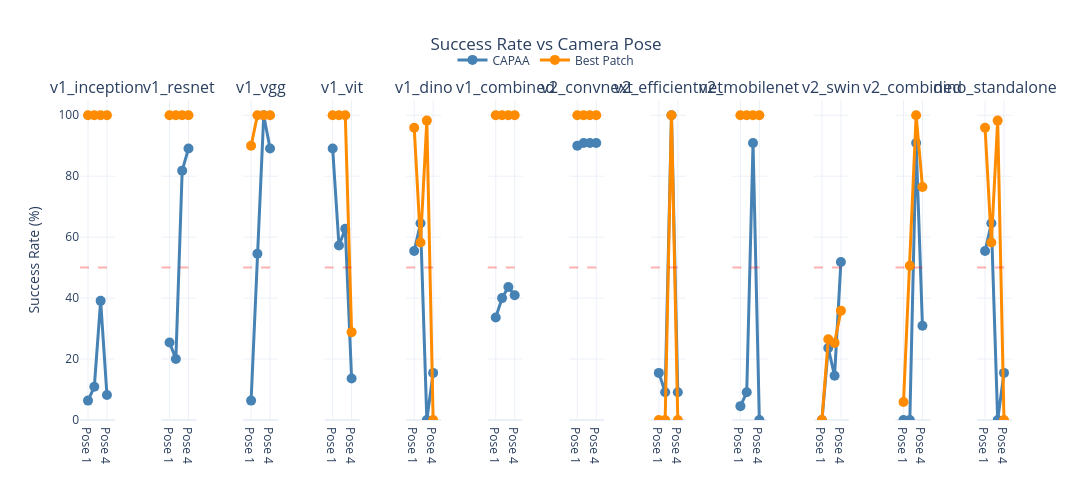
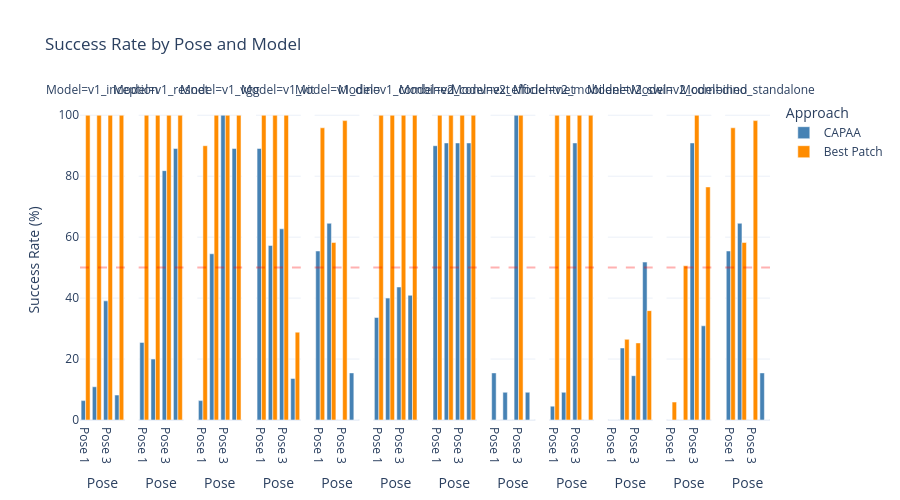

Notebook code for these charts, in order:
### Code cell
# Success Rate vs Pose - Interactive Plotly visualization
# This shows how success rate varies across different camera poses

# Check if multi-pose mode
is_multi_pose_capaa = 'pose_idx' in capaa_df.columns
is_multi_pose_bp = 'pose_idx' in bp_df.columns

if is_multi_pose_capaa and is_multi_pose_bp:
    # Calculate per-pose success rates for each approach
    success_cols = [c for c in capaa_df.columns if c.endswith('_success')]
    
    pose_data = []
    
    for pose_idx in sorted(capaa_df['pose_idx'].unique()):
        # CAPAA pose data
        capaa_pose_df = capaa_df[capaa_df['pose_idx'] == pose_idx]
        for col in success_cols:
            model_name = col.replace('_success', '')
            success_rate = capaa_pose_df[col].mean() * 100
            pose_data.append({
                'Pose': f'Pose {pose_idx + 1}',
                'Pose Index': pose_idx,
                'Model': model_name,
                'Approach': 'CAPAA',
                'Success Rate': success_rate
            })
        
        # Best Patch pose data
        bp_pose_df = bp_df[bp_df['pose_idx'] == pose_idx]
        for col in success_cols:
            model_name = col.replace('_success', '')
            success_rate = bp_pose_df[col].mean() * 100
            pose_data.append({
                'Pose': f'Pose {pose_idx + 1}',
                'Pose Index': pose_idx,
                'Model': model_name,
                'Approach': 'Best Patch',
                'Success Rate': success_rate
            })
    
    pose_df = pd.DataFrame(pose_data)
    
    # Create subplot for each model
    models = pose_df['Model'].unique()
    n_models = len(models)
    
    fig = make_subplots(
        rows=1, cols=n_models,
        subplot_titles=[m for m in models],
        shared_yaxes=True,
        horizontal_spacing=0.05
    )
    
    for idx, model in enumerate(models, 1):
        model_df = pose_df[pose_df['Model'] == model]
        
        # CAPAA line
        capaa_data = model_df[model_df['Approach'] == 'CAPAA'].sort_values('Pose Index')
        fig.add_trace(
            go.Scatter(
                x=capaa_data['Pose'], 
                y=capaa_data['Success Rate'],
                mode='lines+markers',
                name='CAPAA' if idx == 1 else None,
                line=dict(color='#4682B4', width=3),
                marker=dict(size=10),
                showlegend=(idx == 1),
                legendgroup='CAPAA'
            ),
            row=1, col=idx
        )
        
        # Best Patch line
        bp_data = model_df[model_df['Approach'] == 'Best Patch'].sort_values('Pose Index')
        fig.add_trace(
            go.Scatter(
                x=bp_data['Pose'], 
                y=bp_data['Success Rate'],
                mode='lines+markers',
                name='Best Patch' if idx == 1 else None,
                line=dict(color='#FF8C00', width=3),
                marker=dict(size=10),
                showlegend=(idx == 1),
                legendgroup='Best Patch'
            ),
            row=1, col=idx
        )
        
        # Add 50% reference line
        fig.add_hline(y=50, line_dash="dash", line_color="red", opacity=0.3, row=1, col=idx)
    
    fig.update_layout(
        title_text='Success Rate vs Camera Pose',
        title_x=0.5,
        height=500,
        width=400 * n_models,
        template='plotly_white',
        legend=dict(orientation='h', yanchor='bottom', y=1.08, xanchor='center', x=0.5)
    )
    
    fig.update_yaxes(range=[0, 105], title_text='Success Rate (%)', col=1)
    for col in range(2, n_models + 1):
        fig.update_yaxes(range=[0, 105], col=col)
    
    fig.write_html('success_rate_vs_pose.html')
    fig.show()
    print("✓ Success rate vs pose chart saved to 'success_rate_vs_pose.html'")
    
    # Also create a grouped bar chart version
    fig2 = px.bar(
        pose_df,
        x='Pose',
        y='Success Rate',
        color='Approach',
        facet_col='Model',
        barmode='group',
        color_discrete_map={'CAPAA': '#4682B4', 'Best Patch': '#FF8C00'},
        title='Success Rate by Pose and Model',
        labels={'Success Rate': 'Success Rate (%)'}
    )
    
    fig2.update_layout(
        height=500,
        template='plotly_white'
    )
    fig2.add_hline(y=50, line_dash="dash", line_color="red", opacity=0.3)
    fig2.update_yaxes(range=[0, 105])
    
    fig2.write_html('success_rate_vs_pose_bars.html')
    fig2.show()
    print("✓ Bar chart version saved to 'success_rate_vs_pose_bars.html'")
    
else:
    print("⚠ Multi-pose mode not detected. Success rate vs pose chart requires multi-pose data.")
    print("  Re-run batch capture with MULTI_POSE=True and NUM_POSES > 1 to generate this visualization.")

### Figure 1 — Plotly figure (JSON) as saved in the notebook; plotly's stock layout.template omitted (floating-point values rounded to 4 significant figures)
{"data": [{"legendgroup": "CAPAA", "line": {"color": "#4682B4", "width": 3}, "marker": {"size": 10}, "mode": "lines+markers", "name": "CAPAA", "showlegend": true, "type": "scatter", "x": ["Pose 1", "Pose 2", "Pose 3", "Pose 4"], "xaxis": "x", "y": [6.364, 10.91, 39.09, 8.182], "yaxis": "y"}, {"legendgroup": "Best Patch", "line": {"color": "#FF8C00", "width": 3}, "marker": {"size": 10}, "mode": "lines+markers", "name": "Best Patch", "showlegend": true, "type": "scatter", "x": ["Pose 1", "Pose 2", "Pose 3", "Pose 4"], "xaxis": "x", "y": [100, 100, 100, 100], "yaxis": "y"}, {"legendgroup": "CAPAA", "line": {"color": "#4682B4", "width": 3}, "marker": {"size": 10}, "mode": "lines+markers", "showlegend": false, "type": "scatter", "x": ["Pose 1", "Pose 2", "Pose 3", "Pose 4"], "xaxis": "x2", "y": [25.45, 20, 81.82, 89.09], "yaxis": "y2"}, {"legendgroup": "Best Patch", "line": {"color": "#FF8C00", "width": 3}, "marker": {"size": 10}, "mode": "lines+markers", "showlegend": false, "type": "scatter", "x": ["Pose 1", "Pose 2", "Pose 3", "Pose 4"], "xaxis": "x2", "y": [100, 100, 100, 100], "yaxis": "y2"}, {"legendgroup": "CAPAA", "line": {"color": "#4682B4", "width": 3}, "marker": {"size": 10}, "mode": "lines+markers", "showlegend": false, "type": "scatter", "x": ["Pose 1", "Pose 2", "Pose 3", "Pose 4"], "xaxis": "x3", "y": [6.364, 54.55, 100, 89.09], "yaxis": "y3"}, {"legendgroup": "Best Patch", "line": {"color": "#FF8C00", "width": 3}, "marker": {"size": 10}, "mode": "lines+markers", "showlegend": false, "type": "scatter", "x": ["Pose 1", "Pose 2", "Pose 3", "Pose 4"], "xaxis": "x3", "y": [90, 100, 100, 100], "yaxis": "y3"}, {"legendgroup": "CAPAA", "line": {"color": "#4682B4", "width": 3}, "marker": {"size": 10}, "mode": "lines+markers", "showlegend": false, "type": "scatter", "x": ["Pose 1", "Pose 2", "Pose 3", "Pose 4"], "xaxis": "x4", "y": [89.09, 57.27, 62.73, 13.64], "yaxis": "y4"}, {"legendgroup": "Best Patch", "line": {"color": "#FF8C00", "width": 3}, "marker": {"size": 10}, "mode": "lines+markers", "showlegend": false, "type": "scatter", "x": ["Pose 1", "Pose 2", "Pose 3", "Pose 4"], "xaxis": "x4", "y": [100, 100, 100, 28.82], "yaxis": "y4"}, {"legendgroup": "CAPAA", "line": {"color": "#4682B4", "width": 3}, "marker": {"size": 10}, "mode": "lines+markers", "showlegend": false, "type": "scatter", "x": ["Pose 1", "Pose 2", "Pose 3", "Pose 4"], "xaxis": "x5", "y": [55.45, 64.55, 0, 15.45], "yaxis": "y5"}, {"legendgroup": "Best Patch", "line": {"color": "#FF8C00", "width": 3}, "marker": {"size": 10}, "mode": "lines+markers", "showlegend": false, "type": "scatter", "x": ["Pose 1", "Pose 2", "Pose 3", "Pose 4"], "xaxis": "x5", "y": [95.88, 58.24, 98.24, 0], "yaxis": "y5"}, {"legendgroup": "CAPAA", "line": {"color": "#4682B4", "width": 3}, "marker": {"size": 10}, "mode": "lines+markers", "showlegend": false, "type": "scatter", "x": ["Pose 1", "Pose 2", "Pose 3", "Pose 4"], "xaxis": "x6", "y": [33.64, 40, 43.64, 40.91], "yaxis": "y6"}, {"legendgroup": "Best Patch", "line": {"color": "#FF8C00", "width": 3}, "marker": {"size": 10}, "mode": "lines+markers", "showlegend": false, "type": "scatter", "x": ["Pose 1", "Pose 2", "Pose 3", "Pose 4"], "xaxis": "x6", "y": [100, 100, 100, 100], "yaxis": "y6"}, {"legendgroup": "CAPAA", "line": {"color": "#4682B4", "width": 3}, "marker": {"size": 10}, "mode": "lines+markers", "showlegend": false, "type": "scatter", "x": ["Pose 1", "Pose 2", "Pose 3", "Pose 4"], "xaxis": "x7", "y": [90, 90.91, 90.91, 90.91], "yaxis": "y7"}, {"legendgroup": "Best Patch", "line": {"color": "#FF8C00", "width": 3}, "marker": {"size": 10}, "mode": "lines+markers", "showlegend": false, "type": "scatter", "x": ["Pose 1", "Pose 2", "Pose 3", "Pose 4"], "xaxis": "x7", "y": [100, 100, 100, 100], "yaxis": "y7"}, {"legendgroup": "CAPAA", "line": {"color": "#4682B4", "width": 3}, "marker": {"size": 10}, "mode": "lines+markers", "showlegend": false, "type": "scatter", "x": ["Pose 1", "Pose 2", "Pose 3", "Pose 4"], "xaxis": "x8", "y": [15.45, 9.091, 100, 9.091], "yaxis": "y8"}, {"legendgroup": "Best Patch", "line": {"color": "#FF8C00", "width": 3}, "marker": {"size": 10}, "mode": "lines+markers", "showlegend": false, "type": "scatter", "x": ["Pose 1", "Pose 2", "Pose 3", "Pose 4"], "xaxis": "x8", "y": [0, 0, 100, 0], "yaxis": "y8"}, {"legendgroup": "CAPAA", "line": {"color": "#4682B4", "width": 3}, "marker": {"size": 10}, "mode": "lines+markers", "showlegend": false, "type": "scatter", "x": ["Pose 1", "Pose 2", "Pose 3", "Pose 4"], "xaxis": "x9", "y": [4.545, 9.091, 90.91, 0], "yaxis": "y9"}, {"legendgroup": "Best Patch", "line": {"color": "#FF8C00", "width": 3}, "marker": {"size": 10}, "mode": "lines+markers", "showlegend": false, "type": "scatter", "x": ["Pose 1", "Pose 2", "Pose 3", "Pose 4"], "xaxis": "x9", "y": [100, 100, 100, 100], "yaxis": "y9"}, {"legendgroup": "CAPAA", "line": {"color": "#4682B4", "width": 3}, "marker": {"size": 10}, "mode": "lines+markers", "showlegend": false, "type": "scatter", "x": ["Pose 1", "Pose 2", "Pose 3", "Pose 4"], "xaxis": "x10", "y": [0, 23.64, 14.55, 51.82], "yaxis": "y10"}, {"legendgroup": "Best Patch", "line": {"color": "#FF8C00", "width": 3}, "marker": {"size": 10}, "mode": "lines+markers", "showlegend": false, "type": "scatter", "x": ["Pose 1", "Pose 2", "Pose 3", "Pose 4"], "xaxis": "x10", "y": [0, 26.47, 25.29, 35.88], "yaxis": "y10"}, {"legendgroup": "CAPAA", "line": {"color": "#4682B4", "width": 3}, "marker": {"size": 10}, "mode": "lines+markers", "showlegend": false, "type": "scatter", "x": ["Pose 1", "Pose 2", "Pose 3", "Pose 4"], "xaxis": "x11", "y": [0, 0, 90.91, 30.91], "yaxis": "y11"}, {"legendgroup": "Best Patch", "line": {"color": "#FF8C00", "width": 3}, "marker": {"size": 10}, "mode": "lines+markers", "showlegend": false, "type": "scatter", "x": ["Pose 1", "Pose 2", "Pose 3", "Pose 4"], "xaxis": "x11", "y": [5.882, 50.59, 100, 76.47], "yaxis": "y11"}, {"legendgroup": "CAPAA", "line": {"color": "#4682B4", "width": 3}, "marker": {"size": 10}, "mode": "lines+markers", "showlegend": false, "type": "scatter", "x": ["Pose 1", "Pose 2", "Pose 3", "Pose 4"], "xaxis": "x12", "y": [55.45, 64.55, 0, 15.45], "yaxis": "y12"}, {"legendgroup": "Best Patch", "line": {"color": "#FF8C00", "width": 3}, "marker": {"size": 10}, "mode": "lines+markers", "showlegend": false, "type": "scatter", "x": ["Pose 1", "Pose 2", "Pose 3", "Pose 4"], "xaxis": "x12", "y": [95.88, 58.24, 98.24, 0], "yaxis": "y12"}], "layout": {"annotations": [{"font": {"size": 16}, "showarrow": false, "text": "v1_inception", "x": 0.01875, "xanchor": "center", "xref": "paper", "y": 1, "yanchor": "bottom", "yref": "paper"}, {"font": {"size": 16}, "showarrow": false, "text": "v1_resnet", "x": 0.1062, "xanchor": "center", "xref": "paper", "y": 1, "yanchor": "bottom", "yref": "paper"}, {"font": {"size": 16}, "showarrow": false, "text": "v1_vgg", "x": 0.1937, "xanchor": "center", "xref": "paper", "y": 1, "yanchor": "bottom", "yref": "paper"}, {"font": {"size": 16}, "showarrow": false, "text": "v1_vit", "x": 0.2812, "xanchor": "center", "xref": "paper", "y": 1, "yanchor": "bottom", "yref": "paper"}, {"font": {"size": 16}, "showarrow": false, "text": "v1_dino", "x": 0.3687, "xanchor": "center", "xref": "paper", "y": 1, "yanchor": "bottom", "yref": "paper"}, {"font": {"size": 16}, "showarrow": false, "text": "v1_combined", "x": 0.4562, "xanchor": "center", "xref": "paper", "y": 1, "yanchor": "bottom", "yref": "paper"}, {"font": {"size": 16}, "showarrow": false, "text": "v2_convnext", "x": 0.5437, "xanchor": "center", "xref": "paper", "y": 1, "yanchor": "bottom", "yref": "paper"}, {"font": {"size": 16}, "showarrow": false, "text": "v2_efficientnet", "x": 0.6313, "xanchor": "center", "xref": "paper", "y": 1, "yanchor": "bottom", "yref": "paper"}, {"font": {"size": 16}, "showarrow": false, "text": "v2_mobilenet", "x": 0.7188, "xanchor": "center", "xref": "paper", "y": 1, "yanchor": "bottom", "yref": "paper"}, {"font": {"size": 16}, "showarrow": false, "text": "v2_swin", "x": 0.8062, "xanchor": "center", "xref": "paper", "y": 1, "yanchor": "bottom", "yref": "paper"}, {"font": {"size": 16}, "showarrow": false, "text": "v2_combined", "x": 0.8938, "xanchor": "center", "xref": "paper", "y": 1, "yanchor": "bottom", "yref": "paper"}, {"font": {"size": 16}, "showarrow": false, "text": "dino_standalone", "x": 0.9812, "xanchor": "center", "xref": "paper", "y": 1, "yanchor": "bottom", "yref": "paper"}], "height": 500, "legend": {"orientation": "h", "x": 0.5, "xanchor": "center", "y": 1.08, "yanchor": "bottom"}, "shapes": [{"line": {"color": "red", "dash": "dash"}, "opacity": 0.3, "type": "line", "x0": 0, "x1": 1, "xref": "x domain", "y0": 50, "y1": 50, "yref": "y"}, {"line": {"color": "red", "dash": "dash"}, "opacity": 0.3, "type": "line", "x0": 0, "x1": 1, "xref": "x2 domain", "y0": 50, "y1": 50, "yref": "y2"}, {"line": {"color": "red", "dash": "dash"}, "opacity": 0.3, "type": "line", "x0": 0, "x1": 1, "xref": "x3 domain", "y0": 50, "y1": 50, "yref": "y3"}, {"line": {"color": "red", "dash": "dash"}, "opacity": 0.3, "type": "line", "x0": 0, "x1": 1, "xref": "x4 domain", "y0": 50, "y1": 50, "yref": "y4"}, {"line": {"color": "red", "dash": "dash"}, "opacity": 0.3, "type": "line", "x0": 0, "x1": 1, "xref": "x5 domain", "y0": 50, "y1": 50, "yref": "y5"}, {"line": {"color": "red", "dash": "dash"}, "opacity": 0.3, "type": "line", "x0": 0, "x1": 1, "xref": "x6 domain", "y0": 50, "y1": 50, "yref": "y6"}, {"line": {"color": "red", "dash": "dash"}, "opacity": 0.3, "type": "line", "x0": 0, "x1": 1, "xref": "x7 domain", "y0": 50, "y1": 50, "yref": "y7"}, {"line": {"color": "red", "dash": "dash"}, "opacity": 0.3, "type": "line", "x0": 0, "x1": 1, "xref": "x8 domain", "y0": 50, "y1": 50, "yref": "y8"}, {"line": {"color": "red", "dash": "dash"}, "opacity": 0.3, "type": "line", "x0": 0, "x1": 1, "xref": "x9 domain", "y0": 50, "y1": 50, "yref": "y9"}, {"line": {"color": "red", "dash": "dash"}, "opacity": 0.3, "type": "line", "x0": 0, "x1": 1, "xref": "x10 domain", "y0": 50, "y1": 50, "yref": "y10"}, {"line": {"color": "red", "dash": "dash"}, "opacity": 0.3, "type": "line", "x0": 0, "x1": 1, "xref": "x11 domain", "y0": 50, "y1": 50, "yref": "y11"}, {"line": {"color": "red", "dash": "dash"}, "opacity": 0.3, "type": "line", "x0": 0, "x1": 1, "xref": "x12 domain", "y0": 50, "y1": 50, "yref": "y12"}], "title": {"text": "Success Rate vs Camera Pose", "x": 0.5}, "width": 4800, "xaxis": {"anchor": "y", "domain": [0, 0.0375]}, "xaxis10": {"anchor": "y10", "domain": [0.7875, 0.825]}, "xaxis11": {"anchor": "y11", "domain": [0.875, 0.9125]}, "xaxis12": {"anchor": "y12", "domain": [0.9625, 1.0]}, "xaxis2": {"anchor": "y2", "domain": [0.0875, 0.125]}, "xaxis3": {"anchor": "y3", "domain": [0.175, 0.2125]}, "xaxis4": {"anchor": "y4", "domain": [0.2625, 0.3]}, "xaxis5": {"anchor": "y5", "domain": [0.35, 0.3875]}, "xaxis6": {"anchor": "y6", "domain": [0.4375, 0.475]}, "xaxis7": {"anchor": "y7", "domain": [0.525, 0.5625]}, "xaxis8": {"anchor": "y8", "domain": [0.6125, 0.65]}, "xaxis9": {"anchor": "y9", "domain": [0.7, 0.7375]}, "yaxis": {"anchor": "x", "domain": [0, 1], "range": [0, 105], "title": {"text": "Success Rate (%)"}}, "yaxis10": {"anchor": "x10", "domain": [0, 1], "matches": "y", "range": [0, 105], "showticklabels": false}, "yaxis11": {"anchor": "x11", "domain": [0, 1], "matches": "y", "range": [0, 105], "showticklabels": false}, "yaxis12": {"anchor": "x12", "domain": [0, 1], "matches": "y", "range": [0, 105], "showticklabels": false}, "yaxis2": {"anchor": "x2", "domain": [0, 1], "matches": "y", "range": [0, 105], "showticklabels": false}, "yaxis3": {"anchor": "x3", "domain": [0, 1], "matches": "y", "range": [0, 105], "showticklabels": false}, "yaxis4": {"anchor": "x4", "domain": [0, 1], "matches": "y", "range": [0, 105], "showticklabels": false}, "yaxis5": {"anchor": "x5", "domain": [0, 1], "matches": "y", "range": [0, 105], "showticklabels": false}, "yaxis6": {"anchor": "x6", "domain": [0, 1], "matches": "y", "range": [0, 105], "showticklabels": false}, "yaxis7": {"anchor": "x7", "domain": [0, 1], "matches": "y", "range": [0, 105], "showticklabels": false}, "yaxis8": {"anchor": "x8", "domain": [0, 1], "matches": "y", "range": [0, 105], "showticklabels": false}, "yaxis9": {"anchor": "x9", "domain": [0, 1], "matches": "y", "range": [0, 105], "showticklabels": false}}}

### Figure 2 — Plotly figure (JSON) as saved in the notebook; plotly's stock layout.template omitted (floating-point values rounded to 4 significant figures)
{"data": [{"alignmentgroup": "True", "hovertemplate": "Approach=CAPAA<br>Model=v1_inception<br>Pose=%{x}<br>Success Rate (%)=%{y}<extra></extra>", "legendgroup": "CAPAA", "marker": {"color": "#4682B4", "pattern": {"shape": ""}}, "name": "CAPAA", "offsetgroup": "CAPAA", "orientation": "v", "showlegend": true, "textposition": "auto", "type": "bar", "x": ["Pose 1", "Pose 2", "Pose 3", "Pose 4"], "xaxis": "x", "y": [6.364, 10.91, 39.09, 8.182], "yaxis": "y"}, {"alignmentgroup": "True", "hovertemplate": "Approach=CAPAA<br>Model=v1_resnet<br>Pose=%{x}<br>Success Rate (%)=%{y}<extra></extra>", "legendgroup": "CAPAA", "marker": {"color": "#4682B4", "pattern": {"shape": ""}}, "name": "CAPAA", "offsetgroup": "CAPAA", "orientation": "v", "showlegend": false, "textposition": "auto", "type": "bar", "x": ["Pose 1", "Pose 2", "Pose 3", "Pose 4"], "xaxis": "x2", "y": [25.45, 20, 81.82, 89.09], "yaxis": "y2"}, {"alignmentgroup": "True", "hovertemplate": "Approach=CAPAA<br>Model=v1_vgg<br>Pose=%{x}<br>Success Rate (%)=%{y}<extra></extra>", "legendgroup": "CAPAA", "marker": {"color": "#4682B4", "pattern": {"shape": ""}}, "name": "CAPAA", "offsetgroup": "CAPAA", "orientation": "v", "showlegend": false, "textposition": "auto", "type": "bar", "x": ["Pose 1", "Pose 2", "Pose 3", "Pose 4"], "xaxis": "x3", "y": [6.364, 54.55, 100, 89.09], "yaxis": "y3"}, {"alignmentgroup": "True", "hovertemplate": "Approach=CAPAA<br>Model=v1_vit<br>Pose=%{x}<br>Success Rate (%)=%{y}<extra></extra>", "legendgroup": "CAPAA", "marker": {"color": "#4682B4", "pattern": {"shape": ""}}, "name": "CAPAA", "offsetgroup": "CAPAA", "orientation": "v", "showlegend": false, "textposition": "auto", "type": "bar", "x": ["Pose 1", "Pose 2", "Pose 3", "Pose 4"], "xaxis": "x4", "y": [89.09, 57.27, 62.73, 13.64], "yaxis": "y4"}, {"alignmentgroup": "True", "hovertemplate": "Approach=CAPAA<br>Model=v1_dino<br>Pose=%{x}<br>Success Rate (%)=%{y}<extra></extra>", "legendgroup": "CAPAA", "marker": {"color": "#4682B4", "pattern": {"shape": ""}}, "name": "CAPAA", "offsetgroup": "CAPAA", "orientation": "v", "showlegend": false, "textposition": "auto", "type": "bar", "x": ["Pose 1", "Pose 2", "Pose 3", "Pose 4"], "xaxis": "x5", "y": [55.45, 64.55, 0, 15.45], "yaxis": "y5"}, {"alignmentgroup": "True", "hovertemplate": "Approach=CAPAA<br>Model=v1_combined<br>Pose=%{x}<br>Success Rate (%)=%{y}<extra></extra>", "legendgroup": "CAPAA", "marker": {"color": "#4682B4", "pattern": {"shape": ""}}, "name": "CAPAA", "offsetgroup": "CAPAA", "orientation": "v", "showlegend": false, "textposition": "auto", "type": "bar", "x": ["Pose 1", "Pose 2", "Pose 3", "Pose 4"], "xaxis": "x6", "y": [33.64, 40, 43.64, 40.91], "yaxis": "y6"}, {"alignmentgroup": "True", "hovertemplate": "Approach=CAPAA<br>Model=v2_convnext<br>Pose=%{x}<br>Success Rate (%)=%{y}<extra></extra>", "legendgroup": "CAPAA", "marker": {"color": "#4682B4", "pattern": {"shape": ""}}, "name": "CAPAA", "offsetgroup": "CAPAA", "orientation": "v", "showlegend": false, "textposition": "auto", "type": "bar", "x": ["Pose 1", "Pose 2", "Pose 3", "Pose 4"], "xaxis": "x7", "y": [90, 90.91, 90.91, 90.91], "yaxis": "y7"}, {"alignmentgroup": "True", "hovertemplate": "Approach=CAPAA<br>Model=v2_efficientnet<br>Pose=%{x}<br>Success Rate (%)=%{y}<extra></extra>", "legendgroup": "CAPAA", "marker": {"color": "#4682B4", "pattern": {"shape": ""}}, "name": "CAPAA", "offsetgroup": "CAPAA", "orientation": "v", "showlegend": false, "textposition": "auto", "type": "bar", "x": ["Pose 1", "Pose 2", "Pose 3", "Pose 4"], "xaxis": "x8", "y": [15.45, 9.091, 100, 9.091], "yaxis": "y8"}, {"alignmentgroup": "True", "hovertemplate": "Approach=CAPAA<br>Model=v2_mobilenet<br>Pose=%{x}<br>Success Rate (%)=%{y}<extra></extra>", "legendgroup": "CAPAA", "marker": {"color": "#4682B4", "pattern": {"shape": ""}}, "name": "CAPAA", "offsetgroup": "CAPAA", "orientation": "v", "showlegend": false, "textposition": "auto", "type": "bar", "x": ["Pose 1", "Pose 2", "Pose 3", "Pose 4"], "xaxis": "x9", "y": [4.545, 9.091, 90.91, 0], "yaxis": "y9"}, {"alignmentgroup": "True", "hovertemplate": "Approach=CAPAA<br>Model=v2_swin<br>Pose=%{x}<br>Success Rate (%)=%{y}<extra></extra>", "legendgroup": "CAPAA", "marker": {"color": "#4682B4", "pattern": {"shape": ""}}, "name": "CAPAA", "offsetgroup": "CAPAA", "orientation": "v", "showlegend": false, "textposition": "auto", "type": "bar", "x": ["Pose 1", "Pose 2", "Pose 3", "Pose 4"], "xaxis": "x10", "y": [0, 23.64, 14.55, 51.82], "yaxis": "y10"}, {"alignmentgroup": "True", "hovertemplate": "Approach=CAPAA<br>Model=v2_combined<br>Pose=%{x}<br>Success Rate (%)=%{y}<extra></extra>", "legendgroup": "CAPAA", "marker": {"color": "#4682B4", "pattern": {"shape": ""}}, "name": "CAPAA", "offsetgroup": "CAPAA", "orientation": "v", "showlegend": false, "textposition": "auto", "type": "bar", "x": ["Pose 1", "Pose 2", "Pose 3", "Pose 4"], "xaxis": "x11", "y": [0, 0, 90.91, 30.91], "yaxis": "y11"}, {"alignmentgroup": "True", "hovertemplate": "Approach=CAPAA<br>Model=dino_standalone<br>Pose=%{x}<br>Success Rate (%)=%{y}<extra></extra>", "legendgroup": "CAPAA", "marker": {"color": "#4682B4", "pattern": {"shape": ""}}, "name": "CAPAA", "offsetgroup": "CAPAA", "orientation": "v", "showlegend": false, "textposition": "auto", "type": "bar", "x": ["Pose 1", "Pose 2", "Pose 3", "Pose 4"], "xaxis": "x12", "y": [55.45, 64.55, 0, 15.45], "yaxis": "y12"}, {"alignmentgroup": "True", "hovertemplate": "Approach=Best Patch<br>Model=v1_inception<br>Pose=%{x}<br>Success Rate (%)=%{y}<extra></extra>", "legendgroup": "Best Patch", "marker": {"color": "#FF8C00", "pattern": {"shape": ""}}, "name": "Best Patch", "offsetgroup": "Best Patch", "orientation": "v", "showlegend": true, "textposition": "auto", "type": "bar", "x": ["Pose 1", "Pose 2", "Pose 3", "Pose 4"], "xaxis": "x", "y": [100, 100, 100, 100], "yaxis": "y"}, {"alignmentgroup": "True", "hovertemplate": "Approach=Best Patch<br>Model=v1_resnet<br>Pose=%{x}<br>Success Rate (%)=%{y}<extra></extra>", "legendgroup": "Best Patch", "marker": {"color": "#FF8C00", "pattern": {"shape": ""}}, "name": "Best Patch", "offsetgroup": "Best Patch", "orientation": "v", "showlegend": false, "textposition": "auto", "type": "bar", "x": ["Pose 1", "Pose 2", "Pose 3", "Pose 4"], "xaxis": "x2", "y": [100, 100, 100, 100], "yaxis": "y2"}, {"alignmentgroup": "True", "hovertemplate": "Approach=Best Patch<br>Model=v1_vgg<br>Pose=%{x}<br>Success Rate (%)=%{y}<extra></extra>", "legendgroup": "Best Patch", "marker": {"color": "#FF8C00", "pattern": {"shape": ""}}, "name": "Best Patch", "offsetgroup": "Best Patch", "orientation": "v", "showlegend": false, "textposition": "auto", "type": "bar", "x": ["Pose 1", "Pose 2", "Pose 3", "Pose 4"], "xaxis": "x3", "y": [90, 100, 100, 100], "yaxis": "y3"}, {"alignmentgroup": "True", "hovertemplate": "Approach=Best Patch<br>Model=v1_vit<br>Pose=%{x}<br>Success Rate (%)=%{y}<extra></extra>", "legendgroup": "Best Patch", "marker": {"color": "#FF8C00", "pattern": {"shape": ""}}, "name": "Best Patch", "offsetgroup": "Best Patch", "orientation": "v", "showlegend": false, "textposition": "auto", "type": "bar", "x": ["Pose 1", "Pose 2", "Pose 3", "Pose 4"], "xaxis": "x4", "y": [100, 100, 100, 28.82], "yaxis": "y4"}, {"alignmentgroup": "True", "hovertemplate": "Approach=Best Patch<br>Model=v1_dino<br>Pose=%{x}<br>Success Rate (%)=%{y}<extra></extra>", "legendgroup": "Best Patch", "marker": {"color": "#FF8C00", "pattern": {"shape": ""}}, "name": "Best Patch", "offsetgroup": "Best Patch", "orientation": "v", "showlegend": false, "textposition": "auto", "type": "bar", "x": ["Pose 1", "Pose 2", "Pose 3", "Pose 4"], "xaxis": "x5", "y": [95.88, 58.24, 98.24, 0], "yaxis": "y5"}, {"alignmentgroup": "True", "hovertemplate": "Approach=Best Patch<br>Model=v1_combined<br>Pose=%{x}<br>Success Rate (%)=%{y}<extra></extra>", "legendgroup": "Best Patch", "marker": {"color": "#FF8C00", "pattern": {"shape": ""}}, "name": "Best Patch", "offsetgroup": "Best Patch", "orientation": "v", "showlegend": false, "textposition": "auto", "type": "bar", "x": ["Pose 1", "Pose 2", "Pose 3", "Pose 4"], "xaxis": "x6", "y": [100, 100, 100, 100], "yaxis": "y6"}, {"alignmentgroup": "True", "hovertemplate": "Approach=Best Patch<br>Model=v2_convnext<br>Pose=%{x}<br>Success Rate (%)=%{y}<extra></extra>", "legendgroup": "Best Patch", "marker": {"color": "#FF8C00", "pattern": {"shape": ""}}, "name": "Best Patch", "offsetgroup": "Best Patch", "orientation": "v", "showlegend": false, "textposition": "auto", "type": "bar", "x": ["Pose 1", "Pose 2", "Pose 3", "Pose 4"], "xaxis": "x7", "y": [100, 100, 100, 100], "yaxis": "y7"}, {"alignmentgroup": "True", "hovertemplate": "Approach=Best Patch<br>Model=v2_efficientnet<br>Pose=%{x}<br>Success Rate (%)=%{y}<extra></extra>", "legendgroup": "Best Patch", "marker": {"color": "#FF8C00", "pattern": {"shape": ""}}, "name": "Best Patch", "offsetgroup": "Best Patch", "orientation": "v", "showlegend": false, "textposition": "auto", "type": "bar", "x": ["Pose 1", "Pose 2", "Pose 3", "Pose 4"], "xaxis": "x8", "y": [0, 0, 100, 0], "yaxis": "y8"}, {"alignmentgroup": "True", "hovertemplate": "Approach=Best Patch<br>Model=v2_mobilenet<br>Pose=%{x}<br>Success Rate (%)=%{y}<extra></extra>", "legendgroup": "Best Patch", "marker": {"color": "#FF8C00", "pattern": {"shape": ""}}, "name": "Best Patch", "offsetgroup": "Best Patch", "orientation": "v", "showlegend": false, "textposition": "auto", "type": "bar", "x": ["Pose 1", "Pose 2", "Pose 3", "Pose 4"], "xaxis": "x9", "y": [100, 100, 100, 100], "yaxis": "y9"}, {"alignmentgroup": "True", "hovertemplate": "Approach=Best Patch<br>Model=v2_swin<br>Pose=%{x}<br>Success Rate (%)=%{y}<extra></extra>", "legendgroup": "Best Patch", "marker": {"color": "#FF8C00", "pattern": {"shape": ""}}, "name": "Best Patch", "offsetgroup": "Best Patch", "orientation": "v", "showlegend": false, "textposition": "auto", "type": "bar", "x": ["Pose 1", "Pose 2", "Pose 3", "Pose 4"], "xaxis": "x10", "y": [0, 26.47, 25.29, 35.88], "yaxis": "y10"}, {"alignmentgroup": "True", "hovertemplate": "Approach=Best Patch<br>Model=v2_combined<br>Pose=%{x}<br>Success Rate (%)=%{y}<extra></extra>", "legendgroup": "Best Patch", "marker": {"color": "#FF8C00", "pattern": {"shape": ""}}, "name": "Best Patch", "offsetgroup": "Best Patch", "orientation": "v", "showlegend": false, "textposition": "auto", "type": "bar", "x": ["Pose 1", "Pose 2", "Pose 3", "Pose 4"], "xaxis": "x11", "y": [5.882, 50.59, 100, 76.47], "yaxis": "y11"}, {"alignmentgroup": "True", "hovertemplate": "Approach=Best Patch<br>Model=dino_standalone<br>Pose=%{x}<br>Success Rate (%)=%{y}<extra></extra>", "legendgroup": "Best Patch", "marker": {"color": "#FF8C00", "pattern": {"shape": ""}}, "name": "Best Patch", "offsetgroup": "Best Patch", "orientation": "v", "showlegend": false, "textposition": "auto", "type": "bar", "x": ["Pose 1", "Pose 2", "Pose 3", "Pose 4"], "xaxis": "x12", "y": [95.88, 58.24, 98.24, 0], "yaxis": "y12"}], "layout": {"annotations": [{"showarrow": false, "text": "Model=v1_inception", "x": 0.0325, "xanchor": "center", "xref": "paper", "y": 1, "yanchor": "bottom", "yref": "paper"}, {"showarrow": false, "text": "Model=v1_resnet", "x": 0.1175, "xanchor": "center", "xref": "paper", "y": 1, "yanchor": "bottom", "yref": "paper"}, {"showarrow": false, "text": "Model=v1_vgg", "x": 0.2025, "xanchor": "center", "xref": "paper", "y": 1, "yanchor": "bottom", "yref": "paper"}, {"showarrow": false, "text": "Model=v1_vit", "x": 0.2875, "xanchor": "center", "xref": "paper", "y": 1, "yanchor": "bottom", "yref": "paper"}, {"showarrow": false, "text": "Model=v1_dino", "x": 0.3725, "xanchor": "center", "xref": "paper", "y": 1, "yanchor": "bottom", "yref": "paper"}, {"showarrow": false, "text": "Model=v1_combined", "x": 0.4575, "xanchor": "center", "xref": "paper", "y": 1, "yanchor": "bottom", "yref": "paper"}, {"showarrow": false, "text": "Model=v2_convnext", "x": 0.5425, "xanchor": "center", "xref": "paper", "y": 1, "yanchor": "bottom", "yref": "paper"}, {"showarrow": false, "text": "Model=v2_efficientnet", "x": 0.6275, "xanchor": "center", "xref": "paper", "y": 1, "yanchor": "bottom", "yref": "paper"}, {"showarrow": false, "text": "Model=v2_mobilenet", "x": 0.7125, "xanchor": "center", "xref": "paper", "y": 1, "yanchor": "bottom", "yref": "paper"}, {"showarrow": false, "text": "Model=v2_swin", "x": 0.7975, "xanchor": "center", "xref": "paper", "y": 1, "yanchor": "bottom", "yref": "paper"}, {"showarrow": false, "text": "Model=v2_combined", "x": 0.8825, "xanchor": "center", "xref": "paper", "y": 1, "yanchor": "bottom", "yref": "paper"}, {"showarrow": false, "text": "Model=dino_standalone", "x": 0.9675, "xanchor": "center", "xref": "paper", "y": 1, "yanchor": "bottom", "yref": "paper"}], "barmode": "group", "height": 500, "legend": {"title": {"text": "Approach"}, "tracegroupgap": 0}, "shapes": [{"line": {"color": "red", "dash": "dash"}, "opacity": 0.3, "type": "line", "x0": 0, "x1": 1, "xref": "x domain", "y0": 50, "y1": 50, "yref": "y"}, {"line": {"color": "red", "dash": "dash"}, "opacity": 0.3, "type": "line", "x0": 0, "x1": 1, "xref": "x2 domain", "y0": 50, "y1": 50, "yref": "y2"}, {"line": {"color": "red", "dash": "dash"}, "opacity": 0.3, "type": "line", "x0": 0, "x1": 1, "xref": "x3 domain", "y0": 50, "y1": 50, "yref": "y3"}, {"line": {"color": "red", "dash": "dash"}, "opacity": 0.3, "type": "line", "x0": 0, "x1": 1, "xref": "x4 domain", "y0": 50, "y1": 50, "yref": "y4"}, {"line": {"color": "red", "dash": "dash"}, "opacity": 0.3, "type": "line", "x0": 0, "x1": 1, "xref": "x5 domain", "y0": 50, "y1": 50, "yref": "y5"}, {"line": {"color": "red", "dash": "dash"}, "opacity": 0.3, "type": "line", "x0": 0, "x1": 1, "xref": "x6 domain", "y0": 50, "y1": 50, "yref": "y6"}, {"line": {"color": "red", "dash": "dash"}, "opacity": 0.3, "type": "line", "x0": 0, "x1": 1, "xref": "x7 domain", "y0": 50, "y1": 50, "yref": "y7"}, {"line": {"color": "red", "dash": "dash"}, "opacity": 0.3, "type": "line", "x0": 0, "x1": 1, "xref": "x8 domain", "y0": 50, "y1": 50, "yref": "y8"}, {"line": {"color": "red", "dash": "dash"}, "opacity": 0.3, "type": "line", "x0": 0, "x1": 1, "xref": "x9 domain", "y0": 50, "y1": 50, "yref": "y9"}, {"line": {"color": "red", "dash": "dash"}, "opacity": 0.3, "type": "line", "x0": 0, "x1": 1, "xref": "x10 domain", "y0": 50, "y1": 50, "yref": "y10"}, {"line": {"color": "red", "dash": "dash"}, "opacity": 0.3, "type": "line", "x0": 0, "x1": 1, "xref": "x11 domain", "y0": 50, "y1": 50, "yref": "y11"}, {"line": {"color": "red", "dash": "dash"}, "opacity": 0.3, "type": "line", "x0": 0, "x1": 1, "xref": "x12 domain", "y0": 50, "y1": 50, "yref": "y12"}], "title": {"text": "Success Rate by Pose and Model"}, "xaxis": {"anchor": "y", "domain": [0, 0.065], "title": {"text": "Pose"}}, "xaxis10": {"anchor": "y10", "domain": [0.765, 0.83], "matches": "x", "title": {"text": "Pose"}}, "xaxis11": {"anchor": "y11", "domain": [0.85, 0.915], "matches": "x", "title": {"text": "Pose"}}, "xaxis12": {"anchor": "y12", "domain": [0.935, 1.0], "matches": "x", "title": {"text": "Pose"}}, "xaxis2": {"anchor": "y2", "domain": [0.085, 0.15], "matches": "x", "title": {"text": "Pose"}}, "xaxis3": {"anchor": "y3", "domain": [0.17, 0.235], "matches": "x", "title": {"text": "Pose"}}, "xaxis4": {"anchor": "y4", "domain": [0.255, 0.32], "matches": "x", "title": {"text": "Pose"}}, "xaxis5": {"anchor": "y5", "domain": [0.34, 0.405], "matches": "x", "title": {"text": "Pose"}}, "xaxis6": {"anchor": "y6", "domain": [0.425, 0.49], "matches": "x", "title": {"text": "Pose"}}, "xaxis7": {"anchor": "y7", "domain": [0.51, 0.575], "matches": "x", "title": {"text": "Pose"}}, "xaxis8": {"anchor": "y8", "domain": [0.595, 0.66], "matches": "x", "title": {"text": "Pose"}}, "xaxis9": {"anchor": "y9", "domain": [0.68, 0.745], "matches": "x", "title": {"text": "Pose"}}, "yaxis": {"anchor": "x", "domain": [0, 1], "range": [0, 105], "title": {"text": "Success Rate (%)"}}, "yaxis10": {"anchor": "x10", "domain": [0, 1], "matches": "y", "range": [0, 105], "showticklabels": false}, "yaxis11": {"anchor": "x11", "domain": [0, 1], "matches": "y", "range": [0, 105], "showticklabels": false}, "yaxis12": {"anchor": "x12", "domain": [0, 1], "matches": "y", "range": [0, 105], "showticklabels": false}, "yaxis2": {"anchor": "x2", "domain": [0, 1], "matches": "y", "range": [0, 105], "showticklabels": false}, "yaxis3": {"anchor": "x3", "domain": [0, 1], "matches": "y", "range": [0, 105], "showticklabels": false}, "yaxis4": {"anchor": "x4", "domain": [0, 1], "matches": "y", "range": [0, 105], "showticklabels": false}, "yaxis5": {"anchor": "x5", "domain": [0, 1], "matches": "y", "range": [0, 105], "showticklabels": false}, "yaxis6": {"anchor": "x6", "domain": [0, 1], "matches": "y", "range": [0, 105], "showticklabels": false}, "yaxis7": {"anchor": "x7", "domain": [0, 1], "matches": "y", "range": [0, 105], "showticklabels": false}, "yaxis8": {"anchor": "x8", "domain": [0, 1], "matches": "y", "range": [0, 105], "showticklabels": false}, "yaxis9": {"anchor": "x9", "domain": [0, 1], "matches": "y", "range": [0, 105], "showticklabels": false}}}
